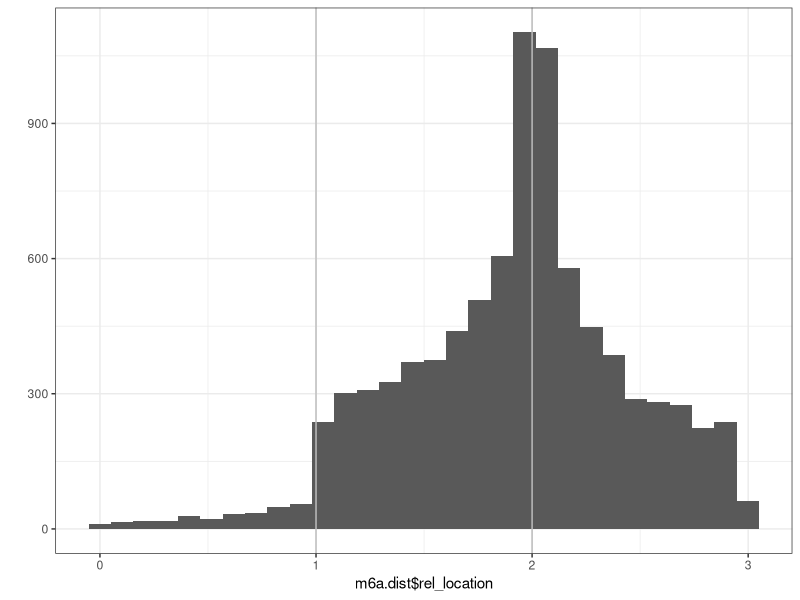
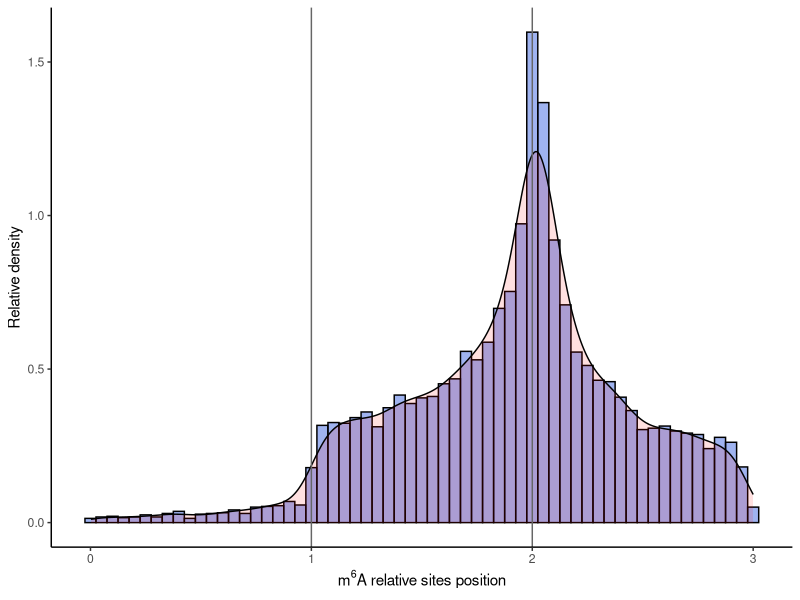

The R script that drew these images, in order: (Note: this script raises an error after producing the figures.)
## ---- chunk 1
# packages are loaded with : (everytime you run the markdown)

library(tidyverse)
library(ggplot2)
library(grid)
library(scales)
#optional for the last graph
library(cowplot)

## ---- chunk 2
#read tab delim file
m6a.dist<-read.delim("annot_m6A.final.sorted.dist.measures.txt", header = T)
# we can further inspect the data stored in m6a.dist
class(m6a.dist)
dim(m6a.dist)
head(m6a.dist, 10)
m6a.dist %>% filter(gene_name=="YTHDF2")
## ---- chunk 3
# add the length of all section to get the full length
m6a.dist <- m6a.dist %>% mutate(., len = utr5_size + cds_size + utr3_size)

# group all sites by gene_name, than arrange them from longuest to shortest and only keep the longest gene_name, for unique coordinates (sites) 
m6a.dist <- group_by(m6a.dist, gene_name, ) %>% arrange(.,-len) %>% distinct(.,gene_name, coord, .keep_all = T) %>% arrange(.,chr, coord) %>% ungroup()# finaly sort data by chromosome, coordinates

#we can again inspect the sites and see that it worked!
dim(m6a.dist)
head(m6a.dist)
m6a.dist %>% filter(gene_name=="YTHDF2")
## ---- chunk 4
qplot(m6a.dist$rel_location, geom="histogram") +
  geom_vline(xintercept = 1:2, col = "grey") +
  theme_bw()
## ---- chunk 5
ggplot(m6a.dist,aes(x=rel_location)) + # main function , defining what will be ploted
  geom_histogram(aes(y=stat(density)),binwidth=0.05, fill="royalblue", alpha=0.5, color="black")+   # histogram using a relative density instead of absolute counts
  geom_density(fill="red", alpha = 0.12)+   # superimpose a density plot
  geom_vline(xintercept = 1:2, col = "grey40") + # add lines at 5'-CDS and CDS-3'UTR junctions
  labs(y="Relative density", x=bquote(''*m^'6'*'A relative sites position'))+   # add custom label
  theme_classic()  #use a cleaner theme
## ---- chunk 6
summary(data.frame(m6a.dist$utr5_size, m6a.dist$cds_size, m6a.dist$utr3_size), na.rm=T)
## ---- chunk 7
# first we find the scaling factor based on median length ratio for 5'UTR and 3'UTR
utr5.SF <- median(m6a.dist$utr5_size, na.rm = T)/median(m6a.dist$cds_size, na.rm = T)
utr3.SF <- median(m6a.dist$utr3_size, na.rm = T)/median(m6a.dist$cds_size, na.rm = T)

#we can now rescale the values in rel_location for 5'UTR and 3'UTR using the "scale" library

m6a.dist<-m6a.dist %>% 
  mutate( scaled_location = case_when(
                          rel_location < 1 ~ rescale(rel_location, to = c(1-utr5.SF, 1), from = c(0,1)),                           # case when in 5'UTR, rescale from 0 to 1 to 1-SF to 1
                          rel_location > 2 ~ rescale(rel_location, to = c(2, 2+utr3.SF), from = c(2,3)),                           # case when in 3'UTR, rescale from 2 to 3 to 2 to 2+SF
                          rel_location >= 1 && rel_location <= 2 ~ rel_location))    # case when in CDS, keep value 

#We can then compare before and after transformation to see that the min and max values are closer to 1 and 2 respectively
summary(data.frame(m6a.dist$rel_location, m6a.dist$scaled_location), na.rm=T)
## ---- chunk 8
# Histogram
qplot(m6a.dist$scaled_location, geom="histogram") + 
  geom_vline(xintercept = 1:2, col = "grey") + 
  theme_bw()
## ---- chunk 9
ggplot(m6a.dist,aes(x=scaled_location)) + # main function , defining what will be ploted
  geom_histogram(aes(y=stat(density)),binwidth=0.025, fill="royalblue", alpha=0.5, color="black")+   # histogram using a relative density instead of absolute counts
  geom_density(fill="red", alpha = 0.12)+   # superimpose a density plot
  geom_vline(xintercept = 1:2, col = "grey40") + # add lines at 5'-CDS and CDS-3'UTR junctions
  labs(y="Relative density", x=bquote(''*m^'6'*'A relative sites position'))+   # add custom label
  theme_classic()  #use a cleaner theme
## ---- chunk 10
qplot(m6a.dist$scaled_location, geom="freqpoly") +
  geom_vline(xintercept = 1:2, col = "red") +
  theme_bw()
## ---- chunk 11
qplot(m6a.dist$scaled_location, geom="density") + 
  geom_vline(xintercept = 1:2, col = "red") +
  theme_bw()
## ---- chunk 12
# Histogram
qplot(m6a.dist$scaled_location, geom="histogram", bins=90) + 
  geom_vline(xintercept = 1:2, col = "grey") + 
  theme_bw()
## ---- chunk 13
text_5 <- textGrob("5'UTR", gp=gpar(fontsize=5, fontface="bold"))
text_3 <- textGrob("3'UTR", gp=gpar(fontsize=5, fontface="bold"))
text_cds <-textGrob("CDS", gp=gpar(fontsize=5, fontface="bold"))

ggplot(m6a.dist,aes(scaled_location)) +
  geom_vline(xintercept = 1:2, col = "red") +
  geom_density(outline.type = "full", fill="#2e47d9", alpha=0.25, adjust = 1/3)+
  geom_rug(alpha=0.05, outside = F, color="gray20")+
  geom_rect(xmax=max(m6a.dist$scaled_location),xmin=min(m6a.dist$scaled_location),ymax=-0.03,ymin=-0.09,colour="black",fill=NA, size=0.5)+
  labs(y="Relative density", x=bquote(''*m^'6'*'A sites position'))+
  scale_x_continuous(limits = c(min(m6a.dist$scaled_location), max(m6a.dist$scaled_location) ))+
  theme_classic()+
  theme(panel.background= element_rect(fill="#F8F8F8"),
        panel.grid.major = element_blank(),
        panel.grid.minor = element_blank(),
        axis.text.x=element_blank(),
        axis.ticks.x=element_blank())+
  annotation_custom(text_5,xmin=0.91,xmax=0.91,ymin=0.05,ymax=0.05) +
  annotation_custom(text_cds,xmin=1.10,xmax=1.10,ymin=0.05,ymax=0.05) +
  annotation_custom(text_3,xmin=2.1,xmax=2.1,ymin=0.05,ymax=0.05)+
  coord_cartesian(clip = "off")

## ---- chunk 14
#by default the last plot produced is saved, you can instead assign a plot to an object and use ggsave( "path/file.ext",plot)
ggsave("Metagene.linder.m6A.sites.jpeg", height = 2.5, width = 4.5, dpi = 600)
## ---- chunk 15
#If you do not have a second data set on hand:
#Generate a shuffled datasets with the same range of value as m6A data
m6a.shuffle <- m6a.dist %>% 
  mutate(scaled_location = sample(seq(from=min(m6a.dist$scaled_location), 
                                      to = max(m6a.dist$scaled_location),
                                      by = 0.001),
                                  length(m6a.dist$scaled_location), replace=T)) %>%
  mutate(col="shuffle")  # label a new column with info about data - here it is the shuffled data

# label original dataset with m6a in the same column
m6a.dist<-m6a.dist %>% mutate(col="m6a")

# combine both datasets
combined<- bind_rows(m6a.dist, m6a.shuffle) #combine both datasets
## ---- chunk 16
ggplot(combined,aes(x=scaled_location, fill=col, color=col)) +
  geom_vline(xintercept = 1:2, col = "red") +
  geom_density(outline.type = "full", alpha=0.25, adjust = 1/3, col="black")+
  scale_fill_manual(values=c("#2e47d9", "#97b877"), guide=guide_legend("Dataset"))+
  scale_color_manual(values=c("#2e47d9", "#97b877"), guide='none')+
  geom_rug(alpha=0.02, outside = F)+
  geom_rect(xmax=max(combined$scaled_location),xmin=min(combined$scaled_location),ymax=-0.03,ymin=-0.09,colour="black",fill=NA)+
  labs(y="Relative density", x=bquote(''*m^'6'*'A sites position'))+
  scale_x_continuous(limits = c(min(combined$scaled_location), max(combined$scaled_location) ))+
  theme_classic()+
  theme(panel.background= element_rect(fill="#F8F8F8"),
        panel.grid.major = element_blank(),
        panel.grid.minor = element_blank(),
        axis.text.x=element_blank(),
        axis.ticks.x=element_blank())+
  annotation_custom(text_5,xmin=0.91,xmax=0.91,ymin=0.05,ymax=0.05) +
  annotation_custom(text_cds,xmin=1.10,xmax=1.10,ymin=0.05,ymax=0.05) +
  annotation_custom(text_3,xmin=2.1,xmax=2.1,ymin=0.05,ymax=0.05)+
  coord_cartesian(clip = "off")
## ---- chunk 17
UTR5_Start <- qplot(m6a.dist$utr5_st, geom="freqpoly", bins=26) +
  xlim (-50,500) +  geom_vline(xintercept = 1:2, col = "grey") + 
  theme_minimal()+theme(axis.title.x = element_blank())+theme(axis.text.x = element_text(angle = 45))
UTR5_end <- qplot(m6a.dist$utr5_end, geom="freqpoly", bins=50) +
  xlim (-500,500) + geom_vline(xintercept = 1:2, col = "grey") +
  theme_minimal()+theme(axis.title.x = element_blank())+theme(axis.text.x = element_text(angle = 45))
CDS_Start <- qplot(m6a.dist$cds_st, geom="freqpoly",bins=50) + 
  xlim (-500,500) + geom_vline(xintercept = 1:2, col = "grey") +
 theme_minimal()+theme(axis.title.x = element_blank())+theme(axis.text.x = element_text(angle = 45))
CDS_end <- qplot(m6a.dist$cds_end, geom="freqpoly", bins=50) + 
  xlim (-500,500) + geom_vline(xintercept = 1:2, col = "grey") +
  theme_minimal()+theme(axis.title.x = element_blank())+theme(axis.text.x = element_text(angle = 45))
UTR3_Start <- qplot(m6a.dist$utr3_st, geom="freqpoly", bins=50) +
  xlim (-500,500) + geom_vline(xintercept = 1:2, col = "grey") +
  theme_minimal()+theme(axis.title.x = element_blank())+theme(axis.text.x = element_text(angle = 45))
UTR3_end <- qplot(m6a.dist$utr3_end, geom="freqpoly", bins=26) +
  xlim (-500,50) + geom_vline(xintercept = 1:2, col = "grey") + 
  theme_minimal()+theme(axis.title.x = element_blank())+theme(axis.text.x = element_text(angle = 45))
## ---- chunk 18
#using cowplot
freq<- plot_grid(UTR5_Start, UTR5_end, CDS_Start, CDS_end, UTR3_Start, UTR3_end,
          labels=c("5'UTR Start", "5'UTR end", "CDS Start","CDS end", "3'UTR Start", "3'UTR end" ),
          label_x = c(0.25,0.25,0.25,0.25,0.25,0.25), label_size= 8, nrow = 3,
          label_y = c(1.05,1.05,1.05,1.05,1.05,1.05))+
  draw_plot_label("relative position to indicated feature" , x=0, y=0.02, size=8)+
  draw_plot_label("m6A sites Density" ,  x=0, y=0.3, size=8, angle=90)+
  coord_cartesian(xlim= c(0,1), ylim=c(-0.1, 1), clip = "off")

ggsave("freqpoly.jpeg", plot=freq, height = 6, width = 4, dpi=300)
